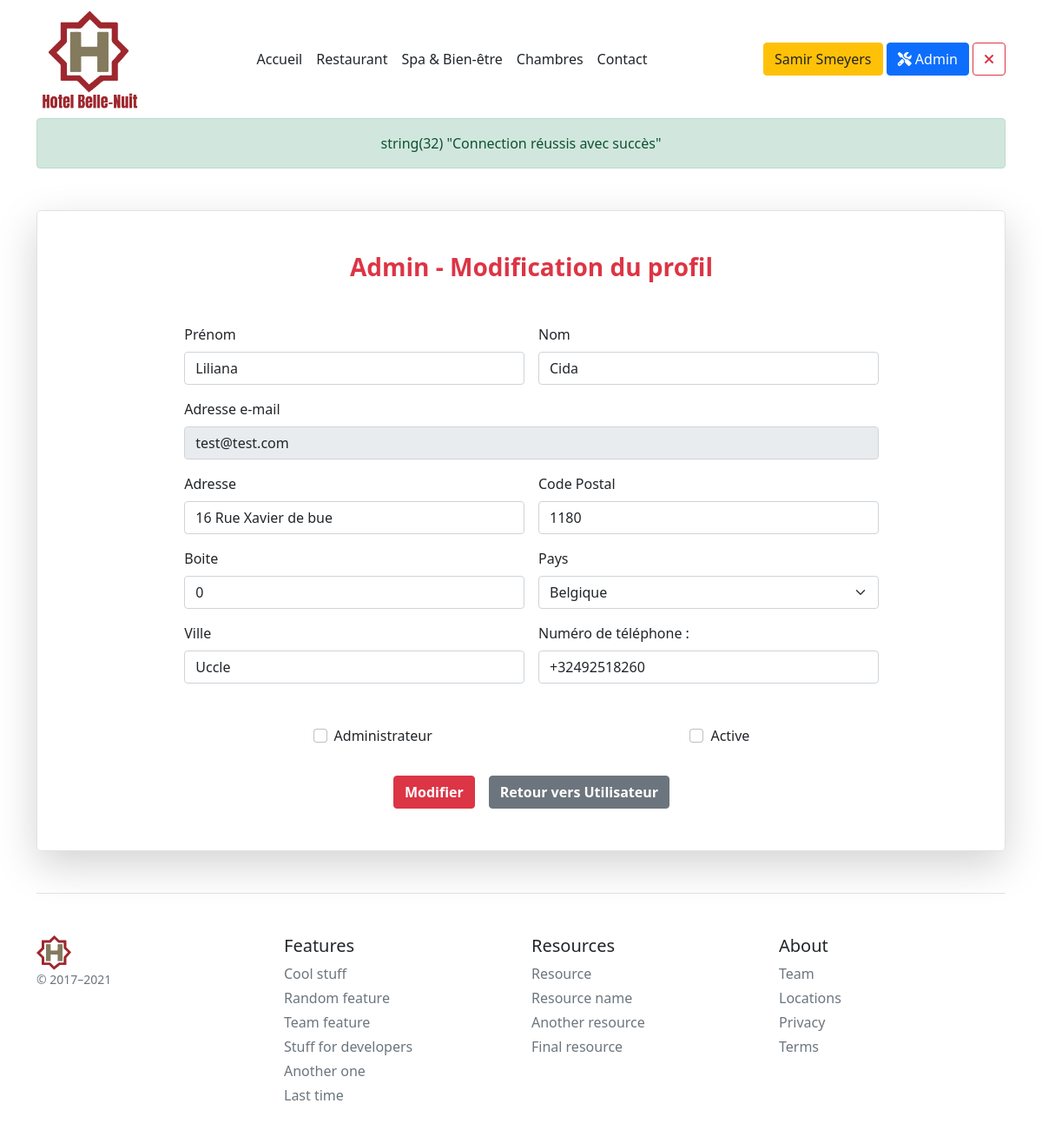
Before: /adEditAccount&id=7 (signed in) with the older database file.
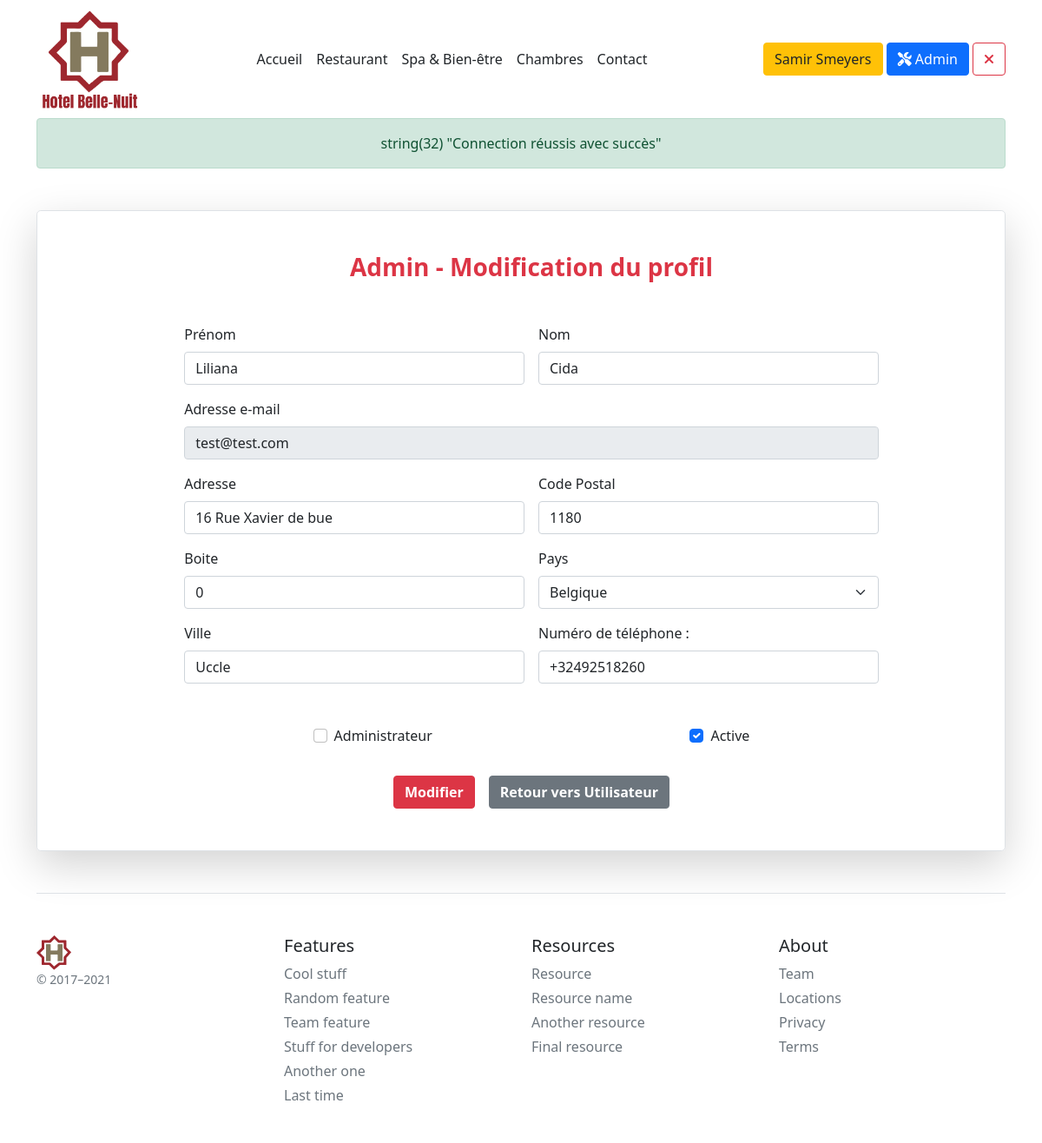
After: the same page with the newer database file.
### tables this page shows
CREATE TABLE `account` (
  `acc_id` int(11) NOT NULL,
  `acc_name` varchar(30) NOT NULL,
  `acc_surname` varchar(30) NOT NULL,
  `acc_address` varchar(120) NOT NULL,
  `acc_addressbox` int(11) NOT NULL,
  `acc_city` varchar(20) NOT NULL,
  `acc_codepostal` mediumint(9) NOT NULL,
  `acc_id_country` int(11) NOT NULL,
  `acc_phone` varchar(20) NOT NULL,
  `acc_email` varchar(255) NOT NULL,
  `acc_password` varchar(128) NOT NULL,
  `acc_code_activation` varchar(32) NOT NULL,
  `acc_admin` tinyint(1) NOT NULL,
  `acc_active` tinyint(1) NOT NULL
);

CREATE TABLE `country` (
  `country_id` int(11) NOT NULL,
  `country_code` varchar(2) DEFAULT NULL,
  `country_fr` varchar(100) DEFAULT NULL,
  `country_en` varchar(100) NOT NULL
);

### models/Model.class.php (called while the page is built, shortened)
<?php
abstract class Model{
    private static $pdo;
    private static function setBdd(){
        self::$pdo = new PDO("mysql:host=localhost;dbname=hotel;charset=utf8", "root", "");
        self::$pdo->setAttribute(PDO::ATTR_ERRMODE, PDO::ERRMODE_WARNING);
    }
    protected function getBdd(){
        return self::$pdo;
    }
}

### models/AdminManager.model.php (called while the page is built, shortened)
<?php
require_once("Model.class.php");
class AdminManager extends Model
{
    public function getProfil($idAccount)
    {
        $stmt = $this->getBdd()->prepare('
        SELECT  *
        FROM `account`
        WHERE `acc_id`=  :idAccount LIMIT 1');
        $stmt->bindValue(":idAccount", $idAccount);
        $stmt->execute();
        $profil = $stmt->fetch(PDO::FETCH_ASSOC);
        return $profil;
    }
}

### models/FrontManager.model.php (called while the page is built, shortened)
<?php
require_once("Model.class.php");
class FrontManager extends Model
{
    public function getCountryList()
    {
        $stmt = $this->getBdd()->prepare('
        SELECT country_id, country_fr
        FROM country');
        $stmt->execute();
        $countrys = $stmt->fetchAll(PDO::FETCH_ASSOC);
        return $countrys;
    }
}

### views/main/back/adminEditAccount.view.php (the view, shortened to what the changed rows need)
<div class="container my-5">
    <div class="row p-4 pb-0 pe-lg-0 pt-lg-5 align-items-center rounded-3 border shadow-lg">
        <div class="text-start ">
            <main class="w-75 mx-auto pb-5" style="max-width: 80%;">
                <form  method="post">
                    <h1 class="h3 mb-5 fw-normal text-center text-danger fw-bolder">Admin - Modification du profil</h1>
                    <div class="row g-3">
                        <div class="col-sm-6">
                            <label for="surname" class="form-label">Prénom</label>
                            <input type="text" class="form-control" id="surname"
                                   value="<?= $profil['acc_surname'] ?>" name="surname" required>
                        </div>
                        <div class="col-sm-6">
                            <label for="Name" class="form-label">Nom</label>
                            <input type="text" class="form-control" id="Name" value="<?= $profil['acc_name'] ?>"
                                   name="name" required>
                        </div>
                        <div class="col-12">
                            <label for="email" class="form-label">Adresse e-mail</label>
                            <input type="email" class="form-control" id="email" name="email" disabled
                                   value="<?= $profil['acc_email'] ?>">
                        </div>
                        <div class="col-6">
                            <label for="address" class="form-label">Adresse</label>
                            <input type="text" class="form-control" id="address" name="address"
                                   value="<?= $profil['acc_address'] ?>" required>
                        </div>
                        <div class="col-6">
                            <label for="codePostal" class="form-label">Code Postal</label>
                            <input type="text" class="form-control"  value="<?= $profil['acc_codepostal'] ?> " id="codePostal" name="codePostal" required>
                        </div>
                        <div class="col-6">
                            <label for="box" class="form-label">Boite</label>
                            <input type="text" class="form-control" id="box" name="box"  value="<?= $profil['acc_addressbox'] ?>" required>
                        </div>
                        <div class="col-6">
                            <label for="country" class="form-label">Pays</label>
                            <select class="form-select" id="country" name="country" required>
                                <?php
                                foreach ($countrys as $country) {
                                    echo '<option value="' . $country['country_id'] . '"' . (($country['country_id'] == $profil['acc_id_country']) ? ' selected' : '') . '>' . $country['country_fr'] . '</option>';
                                }
                                ?>
                            </select>
                        </div>
                        <div class="col-6">
                            <label for="city" class="form-label">Ville</label>
                            <input type="text" class="form-control" id="city" value="<?= $profil['acc_city'] ?>"
                                   name="city" required>
                        </div>
                        <div class="col-6">
                            <label for="tel" class="form-label">Numéro de téléphone :</label>
                            <input type="tel" class="form-control" name="phone" id="phone" value="<?= $profil['acc_phone'] ?>" placeholder="+32 123456789" pattern="^[+][0-9]{1,4}[0-9]{4,}$" required>
                        </div>
                            <div class="d-flex d-flex justify-content-center justify-content-around mt-5">
                                <div class="form-check ">
                                    <input class="form-check-input" type="checkbox" value="1" name="admin" <?php echo ($profil['acc_admin'] == 1) ? 'checked' : '' ?>>
                                    <label class="form-check-label" for="flexCheckDefault">
                                        <p>Administrateur</p>
                                    </label>
                                </div>
                                <div class="form-check">
                                    <input class="form-check-input" type="checkbox" value="1" name="active" <?php echo ($profil['acc_active'] == 1) ? 'checked' : '' ?>>
                                    <label class="form-check-label" for="flexCheckChecked">
                                        <p>Active</p>
                                    </label>
                                </div>
                            </div>
                        </div>
                </form>
            </main>
        </div>
    </div>
</div>

Changed rows visible on the page:
changed account "Liliana": acc_active "☐" → "☑"
